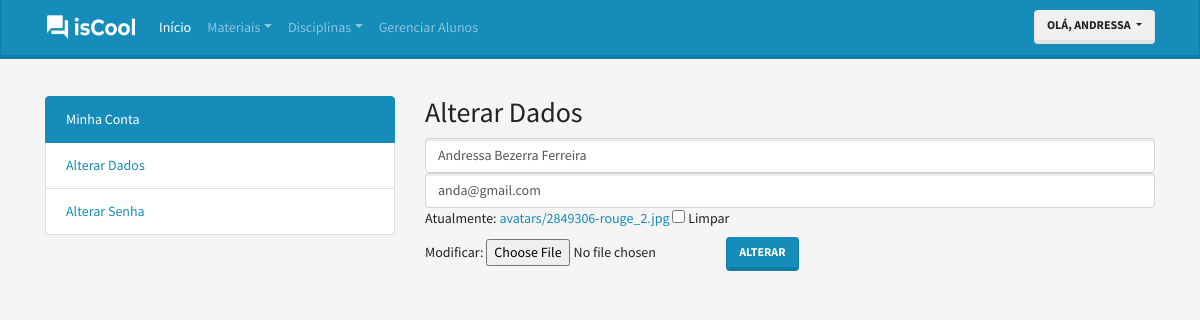
The page /conta/atualizar-dados/ (signed in) on the database its author committed.
### accounts/models.py (models this page shows, shortened)
class User(AbstractBaseUser, PermissionsMixin):
    username = models.CharField(
        'Apelido / Usuário', max_length=30, unique=True, validators=[
            validators.RegexValidator(
                re.compile('^[\w.@+-]+$'),
                'Informe um nome de Usuário Válido. '
                'Este valor deve conter apenas letras e números.'
                'e os caracteres: @/./+/-/_.'
                , 'invalid'
            )
        ], help_text='Um nome curto que será usado para identificá-lo de forma única na plataforma'
    )
    name = models.CharField('Nome', max_length=100, blank=True)
    email = models.EmailField('E-mail')
    is_staff = models.BooleanField('Equipe', default=False)
    is_active = models.BooleanField('Ativo', default=True)
    date_joined = models.DateTimeField('Data de Entrada', auto_now_add=True)
    is_student = models.BooleanField('Aluno', default=False)
    is_moderator = models.BooleanField('Moderador', default=False)
    is_teacher = models.BooleanField('Professor', default=False)
    avatar = models.ImageField('Avatar', upload_to='avatars', blank='true', default='avatars/user.png')
    USERNAME_FIELD = 'username'
    REQUIRED_FIELDS = ['email']
    objects = UserManager()
    class Meta:
        verbose_name = 'Usuário'
        verbose_name_plural = 'Usuários'
    def __str__(self):
        return self.name or self.username
    def get_short_name(self):
        return str(self).split(" ")[0]

### accounts/views.py (the view)
class UpdateUserView(LoginRequiredMixin, UpdateView):
    model = User
    template_name = 'accounts/update-user.html'
    fields = ['name', 'email', 'avatar']
    success_url = reverse_lazy('accounts:myAccount')
    def get_object(self):
        return self.request.user

### accounts/templates/accounts/update-user.html (shortened to what this page needs)
{% extends "accounts/minha-conta.html" %}
{% load widget_tweaks %}
{% block accounts_container %}
  <form class="" method="post" enctype="multipart/form-data">
    <h2>Alterar Dados</h2>
    {% with WIDGET_ERROR_CLASS='my_error' WIDGET_REQUIRED_CLASS='my_required' %}
          {% render_field form.name class='form-control' placeholder='Nome de Usuário' %}
          {% render_field form.email class='form-control' placeholder='Senha' %}
          {% render_field form.avatar %}
    {% endwith %}
    <button class="btn btn-primary" type="submit">Alterar</button>
  </form>
{% endblock %}

### core/templates/base.html (shortened to what this page needs)
<!doctype html>
{% load static %}
<html lang="pt">
<head>
  <link rel="stylesheet" href="{% static 'css/bootstrap.min.css' %} ">
  <link rel="stylesheet" href="{% static 'css/extra.css' %}">
</head>
<body>
  <nav class="navbar navbar-expand-lg navbar-dark bg-primary fixed-top">
    <div class="container d-flex justify-content-between">
    <a class="navbar-brand" href="/">
      <img src="{% static "img/logo_index.png" %}" width="90" height="28" class="d-inline-block align-top" alt="">
    </a>
    <div class="collapse navbar-collapse" id="navbarColor01">
        <ul class="navbar-nav mr-auto">
          <li class="nav-item active">
            <a class="nav-link" href="/">Início <span class="sr-only">(current)</span></a>
          </li>
      {% if user.is_teacher %}
      <li class="nav-item">
        <li class="nav-item dropdown">
            <a class="nav-link dropdown-toggle" data-toggle="dropdown" href="#" role="button" aria-haspopup="true" aria-expanded="false">Materiais</a>
          </li>
          <li class="nav-item dropdown">
            <a class="nav-link dropdown-toggle" data-toggle="dropdown" href="#" role="button" aria-haspopup="true" aria-expanded="false">Disciplinas</a>
          </li>
      {% endif %}
        </li>
        <li class="nav-item">
        {% if user.is_teacher == True %}
          <li class="nav-item">
            <a class="nav-link" href="{% url 'discipline:listStudent' %}">Gerenciar Alunos</a>
          </li>
        {% endif %}
      </ul>
        <div class="nav-item dropdown">
          <button type="button" class="btn btn-secondary dropdown-toggle" data-toggle="dropdown" aria-haspopup="true" aria-expanded="false">
            olá, {{user.get_short_name}}
         </button>
        </div>
      </div>
    </div>
  </nav>
  {% block container %}
  {% endblock %}
</body>
</html>

### core/static/css/extra.css (style rules this page uses)
body { background-color: #f5f5f5; }

### rows shown on the page
User: get_short_name "ANDRESSA", name "Andressa Bezerra Ferreira", email "anda@gmail.com"
